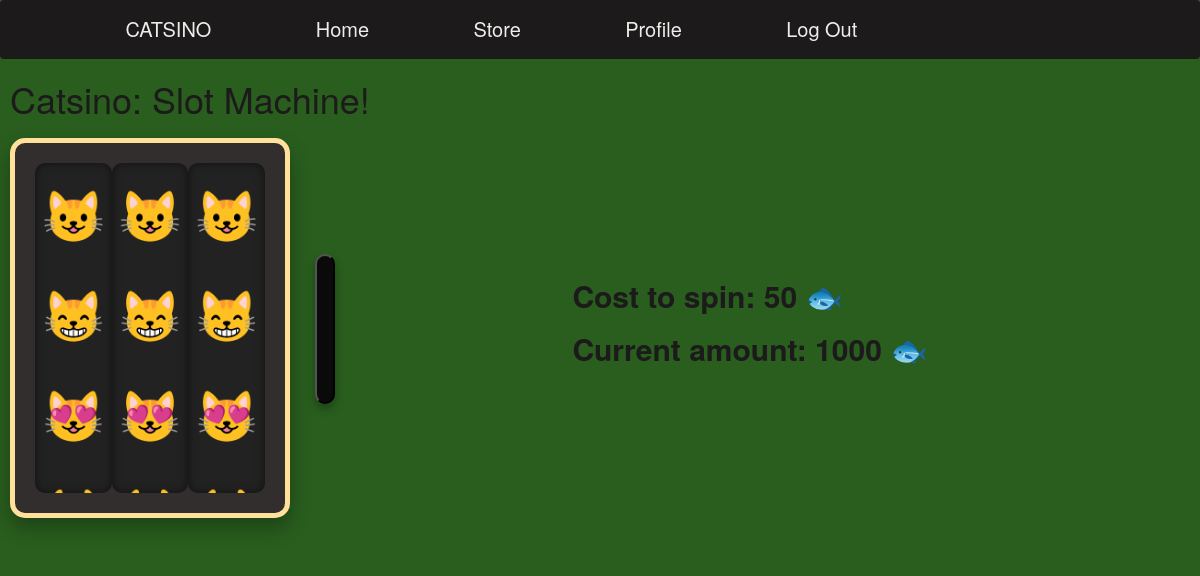
The page /slots (signed in) on the database as committed earlier.
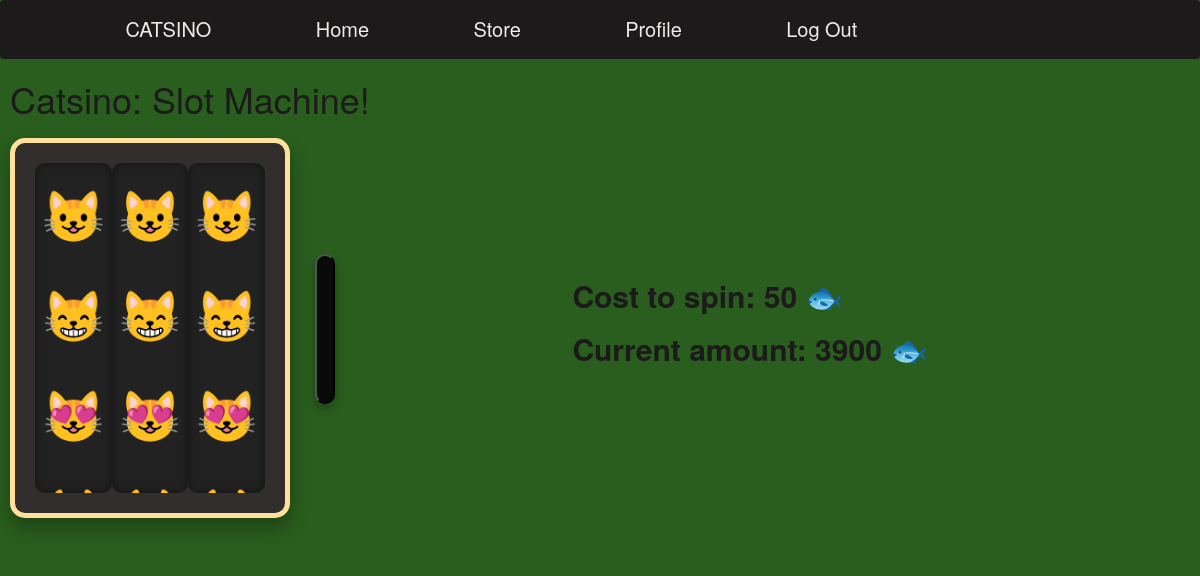
The same page on the database as committed later.
### tables this page shows
CREATE TABLE user_base(username TEXT, password TEXT, pfp TEXT, path TEXT, inv TEXT, cash INTEGER, wins INTEGER);

### __init__.py (the view)
@app.route('/slots')
def slots():
    db = sqlite3.connect(DB_FILE)
    c = db.cursor()
    query = f"SELECT cash FROM user_base WHERE rowid={session['u_rowid'][0]}"
    c.execute(query)
    data = c.fetchall()
    db.commit()
    db.close()
    return render_template('slots.html', won=data[0][0])

### templates/slots.html (shortened to what this page needs)
<!DOCTYPE html>
<html>
<head>
  <link rel="stylesheet" href="https://maxcdn.bootstrapcdn.com/bootstrap/3.4.1/css/bootstrap.min.css">
  <link rel='stylesheet' href='../static/css/slots.css'>
</head>
<body>
  <div class="navbar">
    <div class='nav'>
      <a href='/'> CATSINO </a>
    </div>
    <div class="nav">
      <a href='/'> Home </a>
    </div>
    <div class="nav">
      <a href="/store"> Store </a>
    </div>
    <div class="nav">
      <a href="/profile"> Profile </a>
    </div>
    <div class="nav">
      <a href="/logout"> Log Out </a>
    </div>
  </div>
  <div class="titlebox">
    <h1 class="title">Catsino: Slot Machine! </h1>
  </div>
  <div class='slot-container'>
    <div class="slot-machine">
      <div class="reel" id="reel1">
        <div class="symbol-container" id="symbol-container1">
          <div class="symbol">😺</div>
          <div class="symbol">😸</div>
          <div class="symbol">😻</div>
          <div class="symbol">🙀</div>
        </div>
      </div>
      <div class="reel" id="reel2">
        <div class="symbol-container" id="symbol-container2">
          <div class="symbol">😺</div>
          <div class="symbol">😸</div>
          <div class="symbol">😻</div>
          <div class="symbol">🙀</div>
        </div>
      </div>
      <div class="reel" id="reel3">
        <div class="symbol-container" id="symbol-container3">
          <div class="symbol">😺</div>
          <div class="symbol">😸</div>
          <div class="symbol">😻</div>
          <div class="symbol">🙀</div>
        </div>
      </div>
      <input class="handle" id="handle" type="button">
    </div>
    <div class="spendtxt">
      <p class="cost"> Cost to spin: 50 🐟  </p>
      <p class="cost" > Current amount: <span id="balance">{{won}}</span> 🐟 </p>
    </div>
  </div>
  <div id="confetti" class="confetti"></div>
</body>
</html>

### static/css/slots.css (style rules this page uses)
* { margin: 0; padding: 0; box-sizing: border-box; }
body { background-color: #295E1E; }
.navbar { display: grid; grid-template-columns: auto auto auto auto auto auto auto auto auto auto; font-size: 20px; align-items: center; list-style-type: none; background-color: #1c1a1a; align-self: center; }
.nav { float: top; overflow: hidden; text-align: center; padding: 14px 16px; }
.nav a { color: #EDEDE9; text-decoration: none; }
.slot-container { display: grid; grid-template-columns: auto auto; align-items: center; }
.spendtxt { align-self: center; font-weight: bold; font-size: 30px; color: #1c1a1a; }
.titlebox { margin: 10px; align-items: center; color: #1c1a1a; }
.slot-machine { margin: 10px; display: flex; justify-content: space-around; align-items: center; width: 280px; height: 380px; background-color: #332e2e; border-radius: 15px; box-shadow: 0 10px 20px rgba(0, 0, 0, 0.3); position: relative; padding: 20px; border: 5px solid #ffe19c; }
.reel { width: 80px; height: 100%; overflow: hidden; border-radius: 10px; background-color: #222; display: flex; justify-content: center; align-items: center; position: relative; box-shadow: inset 0 0 10px rgba(0, 0, 0, 0.5); }
.symbol-container { position: absolute; top: 0; transition: transform 0.5s cubic-bezier(0.23, 1, 0.32, 1); }
.symbol { width: 80px; height: 100px; font-size: 50px; text-align: center; display: flex; justify-content: center; align-items: center; color: #ffe19c; }
.handle { position: absolute; right: -50px; top: 30%; width: 20px; height: 150px; background-color: #0a0a0a; border-radius: 10px; cursor: pointer; transition: transform 0.3s ease; box-shadow: 0 5px 10px rgba(0, 0, 0, 0.3); }
.confetti { position: fixed; width: 100%; height: 100%; pointer-events: none; z-index: 9999; }

Rows that differ between the two databases and show on the page:
changed user_base: cash "1000" → "3900"
